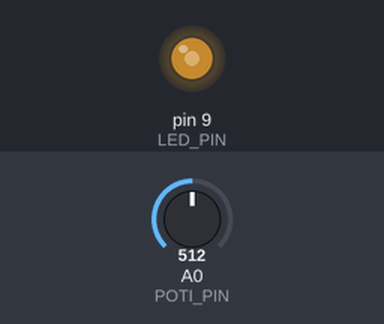
Simulated run of this sketch. Board: Arduino Uno, built with avr-gcc and run on an emulated ATmega328P. Shown: output pins drawn as LEDs (lit = HIGH). Inputs (shaded band) come from the test bench; at power-on: A0 (POTI_PIN) = 512.

Above: at 1.2 s.
1.3 s: A0 (POTI_PIN) set to 716
At 1.8 s:
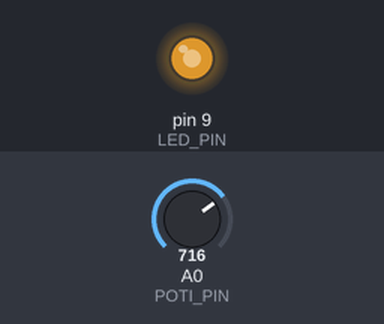
2.8 s: A0 (POTI_PIN) set to 900
At 3.1 s:
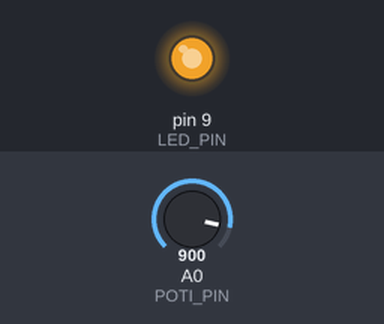
4.3 s: A0 (POTI_PIN) set to 122
At 5.3 s:
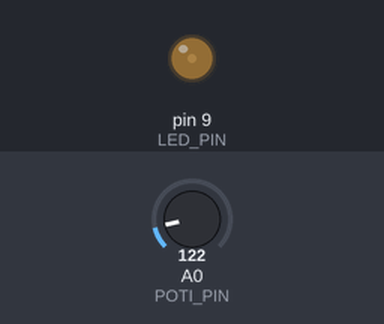
5.8 s: A0 (POTI_PIN) set to 0
At 6.6 s:
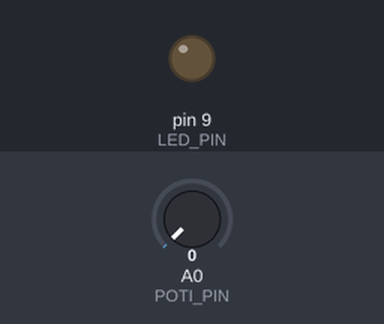
7.3 s: A0 (POTI_PIN) set to 511
At 7.6 s:
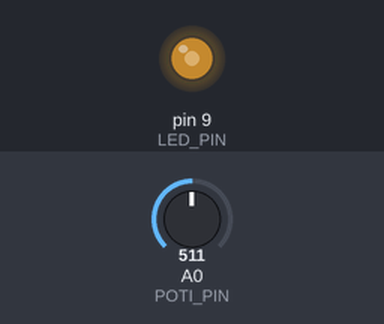
Timing chart, 0 to 9.8 s (numbered marks = the images above; inputs shaded):
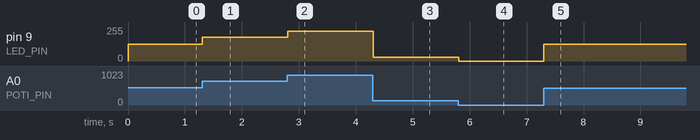

Measured:
- after the input at 1.3 s, pin 9 (LED_PIN): 127/255 → 178/255 at once
- after the input at 2.8 s, pin 9 (LED_PIN): 178/255 → 224/255 at once
- after the input at 4.3 s, pin 9 (LED_PIN): 224/255 → 30/255 at once
- after the input at 5.8 s, pin 9 (LED_PIN): 30/255 → 0/255 at once
- after the input at 7.3 s, pin 9 (LED_PIN): 0/255 → 127/255 at once

The sketch:

led_poti_dimmen.ino
```cpp
/*
 * Projekt 10: LED dimmen mit Potentiometer
 * LED-Helligkeit wird stufenlos über Potentiometer per PWM gesteuert.
 *
 * Schaltung:
 * - LED an Pin 9 (PWM-fähig, mit 220Ω Vorwiderstand)
 * - Potentiometer: Außen 5V/GND, Mitte an A0
 */

const int LED_PIN = 9;  // PWM-Pin!
const int POTI_PIN = A0;

void setup() {
  pinMode(LED_PIN, OUTPUT);
}

void loop() {
  int potiWert = analogRead(POTI_PIN);
  int helligkeit = map(potiWert, 0, 1023, 0, 255);

  analogWrite(LED_PIN, helligkeit);
  delay(10);
}
```
